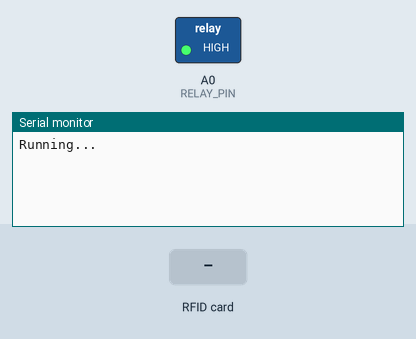
Recording of a sketch running on a simulated Arduino Uno, built with avr-gcc and run on an emulated ATmega328P. Parts: switched loads named in the sketch (green lamp = pin HIGH), the last lines printed to the serial monitor. The test bench sets the inputs (shaded band). Pins used as bus, display or sensor lines are not drawn.

Above: at 1.2 s.
1.3 s: RFID card 79 2D 8E 9C held to the reader
At 2.6 s:
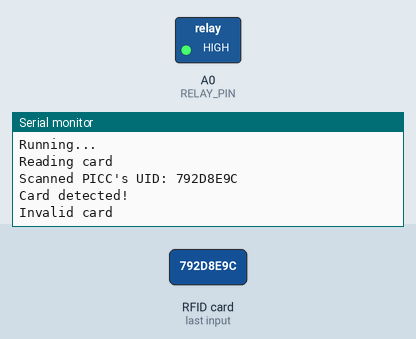
2.9 s: RFID card 4A D5 CF 81 held to the reader
At 3.9 s:
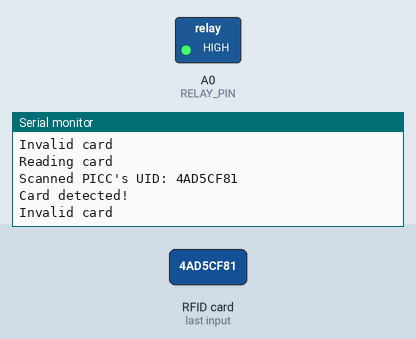
4.6 s: RFID card 1A A0 DD 81 held to the reader
At 6.3 s:
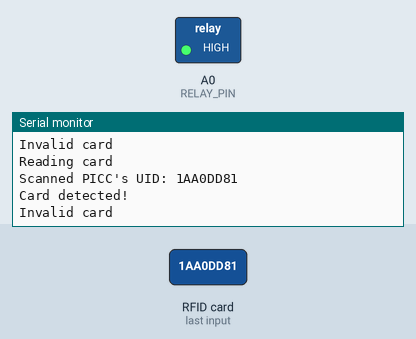

Measured:
- after the input at 1.3 s, the serial monitor: prints a new line after 0.18 s (image 1)
- after the input at 2.9 s, the serial monitor: prints a new line after 0.22 s (image 2)
- after the input at 4.6 s, the serial monitor: prints a new line after 0.16 s (image 3)

The sketch:

RFID_relay.ino
```cpp
/*
 * --------------------------------------------------------------------------------------------------------------------
 *
 * Typical pin layout used:
 * -----------------------------------------------------------------------------------------
 *             MFRC522      Arduino       Arduino   Arduino    Arduino          Arduino
 *             Reader/PCD   Uno/101       Mega      Nano v3    Leonardo/Micro   Pro Micro
 * Signal      Pin          Pin           Pin       Pin        Pin              Pin
 * -----------------------------------------------------------------------------------------
 * RST/Reset   RST          9             5         D9         RESET/ICSP-5     RST
 * SPI SS      SDA(SS)      10            53        D10        10               10
 * SPI MOSI    MOSI         11 / ICSP-4   51        D11        ICSP-4           16
 * SPI MISO    MISO         12 / ICSP-1   50        D12        ICSP-1           14
 * SPI SCK     SCK          13 / ICSP-3   52        D13        ICSP-3           15
 */

#include <SPI.h>
#include <MFRC522.h>
//#include <RFID.h>
#define UID_SIZE 4

constexpr uint8_t RST_PIN = 9;          // Configurable, see typical pin layout above
constexpr uint8_t SS_PIN = 10;         // Configurable, see typical pin layout above
constexpr uint8_t RELAY_PIN = A0;

uint8_t successRead;            // Variable integer to keep if we have Successful Read from Reader
uint8_t lastValidStatus = 0;     // Save last valid read status so we don't switch too often
uint8_t readCard[UID_SIZE];               // Stores scanned ID read from RFID Module

struct UID {
  uint8_t uid[UID_SIZE];
  uint8_t enabled;
};

//////////////////////// UIDs WITH "ENABLED" BYTE 1 WILL OPEN THE RELAY ///////////////////////////
UID targetCards[] =  {
  { {0x79, 0x2D, 0x8E, 0x9C}, 0 },
  { {0x4A, 0xD5, 0xCF, 0x81}, 0 },

  { {0x1A, 0xA0, 0xDD, 0x81}, 0 },
  { {0x89, 0x4C, 0x8F, 0x9C}, 0 },

  { {0x5A, 0x17, 0xE0, 0x81}, 1 },
  { {0x89, 0xE4, 0xB1, 0xB2}, 1 }
};
//////////////////////////////////////////////////////////////////////////////////////////

MFRC522 mfrc522(SS_PIN, RST_PIN);  // Create MFRC522 instance
//RFID RC522(SS_PIN, RST_PIN);

void setup() {
  Serial.begin(9600);   // Initialize serial communications with the PC
  while (!Serial);      // Do nothing if no serial port is opened (added for Arduinos based on ATMEGA32U4)
  SPI.begin();
  mfrc522.PCD_Init();   // Init MFRC522
//  RC522.init();

  pinMode(RELAY_PIN, OUTPUT);
  digitalWrite(RELAY_PIN, HIGH);

  Serial.print("Running...\n");
}

void loop() {
  // Look for new cards
  successRead = getID();
  if(successRead) {
    Serial.print("Card detected!\n");
    if(checkUID()){
      if(!lastValidStatus) {
        Serial.print("Valid card, opening...\n");
        digitalWrite(RELAY_PIN, LOW);
        delay(200);
        digitalWrite(RELAY_PIN, HIGH);
        lastValidStatus = 1;
      }
    } else {
      Serial.print("Invalid card\n");
      lastValidStatus = 0;
    }
  } else {
    lastValidStatus = 0;
  }
//  Serial.println(".");
  delay(200);
}

///////////////////////////////////////// Get PICC's UID ///////////////////////////////////
uint8_t getID() {
  // Uncomment to reset the reader at every check
  SPI.begin();          // Init SPI bus
  mfrc522.PCD_Init();   // Init MFRC522
//  Serial.println("Checking card");

//  uint8_t c = RC522.isCard();
  uint8_t c = mfrc522.PICC_IsNewCardPresent();
//  Serial.println(c);
  if ( ! c) { //If a new PICC placed to RFID reader continue
    return 0;
  }
  Serial.println("Reading card");
//  if ( ! RC522.readCardSerial()) {   //Since a PICC placed get Serial and continue
  if ( ! mfrc522.PICC_ReadCardSerial()) {
    return 0;
  }
  Serial.print("Scanned PICC's UID: ");
  for ( uint8_t i = 0; i < UID_SIZE; i++) {
//    readCard[i] = RC522.serNum[i];
    readCard[i] = mfrc522.uid.uidByte[i];
    Serial.print(readCard[i], HEX);
  }
  Serial.println("");
  mfrc522.PICC_HaltA(); // Stop reading (no use to read the entire card)
  return 1;
}

///////////////////////// Check for matching UIDs /////////////////////////////////
uint8_t checkUID() {
  uint8_t sizec = sizeof(targetCards) / sizeof(UID);//(UID_SIZE + 1);
  for (uint8_t i = 0; i < sizec; i++){
    if (targetCards[i].enabled == 1 && memcmp(readCard, targetCards[i].uid, UID_SIZE) == 0)
      return 1;
  }
  return 0;
}
///////////////////////////////////////////////////////////////////////////////////
```
